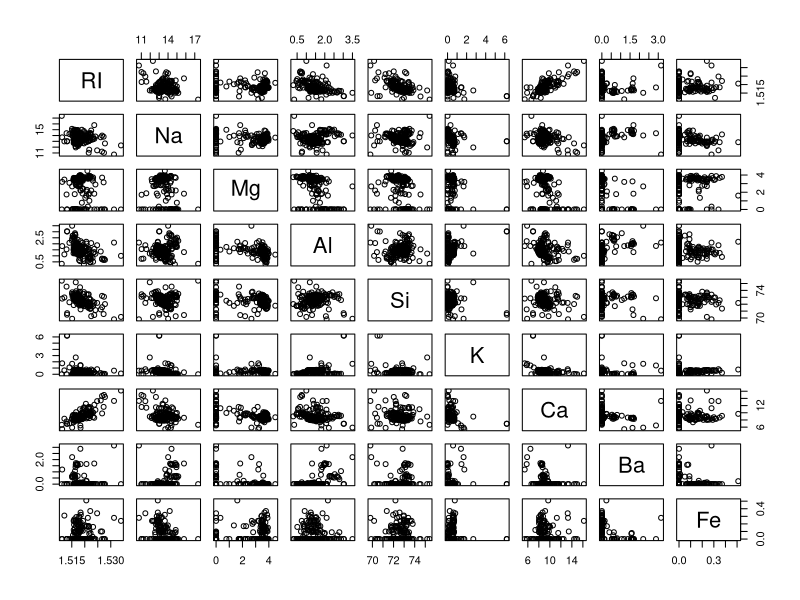
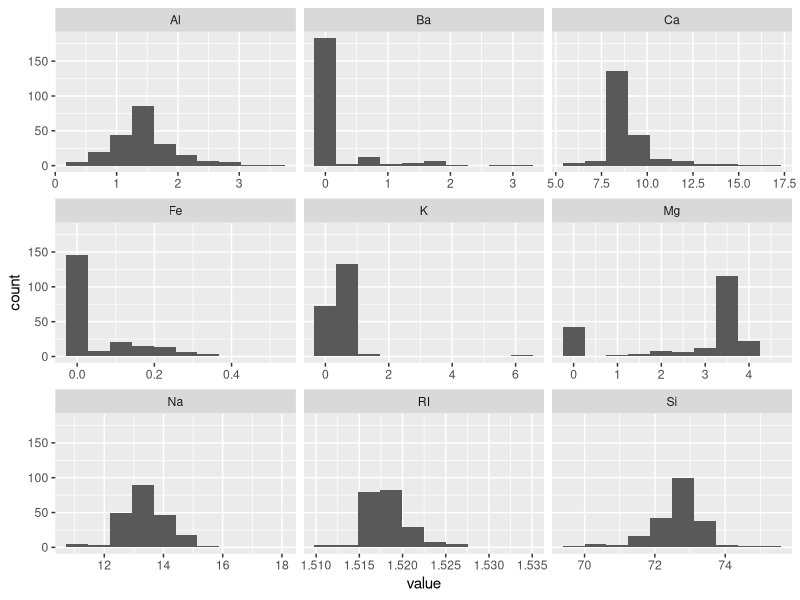
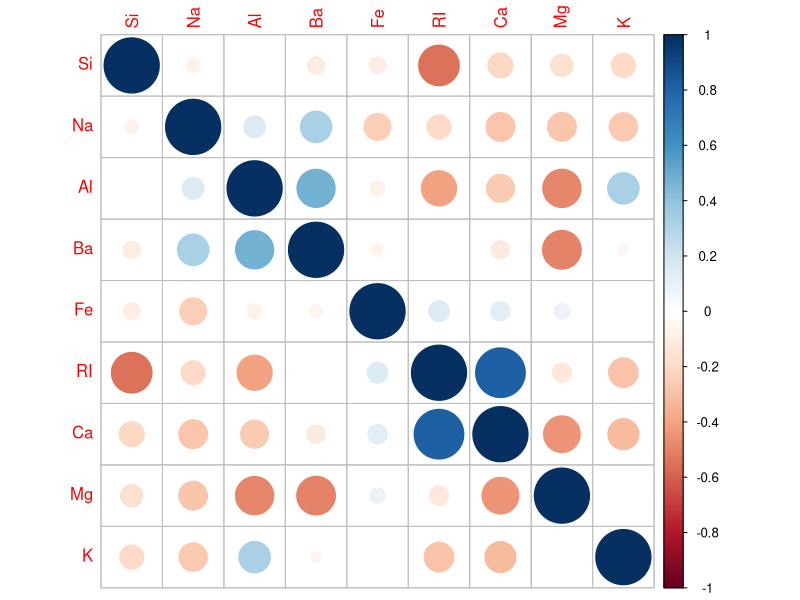
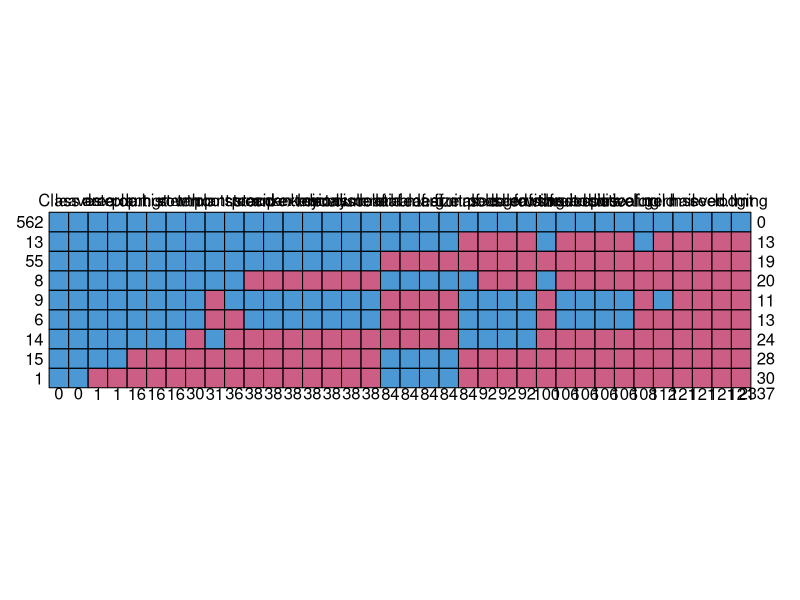
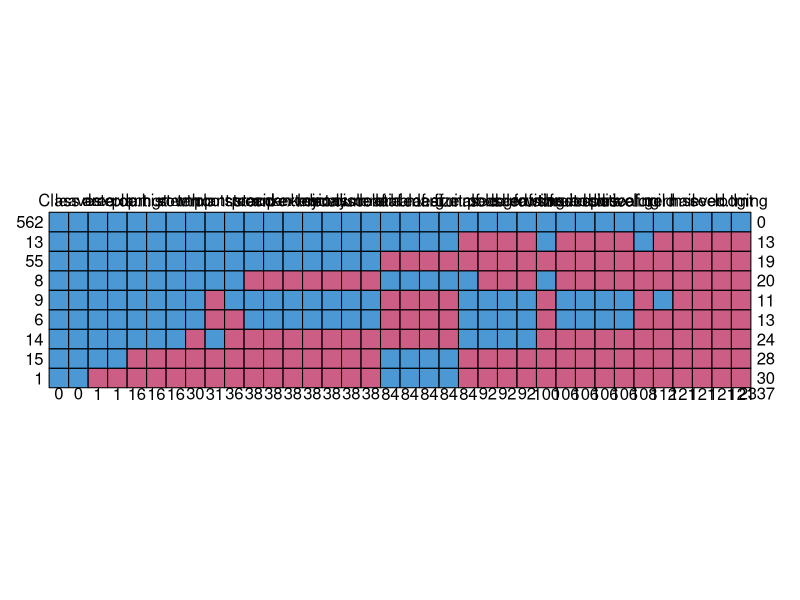

R code for these plots, in order:
## ---- chunk 1
library(mlbench)
data(Glass)
str(Glass)

# (a) visualizations
pairs(Glass[,-10])

library(tidyverse)
library(ggplot2)

Glass[, -10] %>% gather() %>% head()  # check
ggplot(gather(Glass[, -10]), aes(value)) +
  geom_histogram(bins = 10) +
  facet_wrap(~key, scales = "free_x")

library(corrplot)
correlations <- cor(Glass[, -10])
correlations
corrplot(correlations, order = "hclust")

# (b) outliers / skewness
# there seems to be an outlier for K and possibly for Fe
library(e1071)
apply(Glass[, -10], 2, skewness)  # definitely skewed

# (c) relevant transformations
# apply box cox to skewed predictors
library(caret)
RITrans <- BoxCoxTrans(Glass$RI)
RITrans
predict(RITrans, head(Glass$RI))

## ---- chunk 2
library(mlbench)
data("Soybean")
str(Soybean)

# (a) category frequencies
library(caret)
nearZeroVar(Soybean, saveMetrics = TRUE)
sapply(Soybean[,nearZeroVar(Soybean)], table)

# (b) missing data patterns
library(mice)
md.pattern(Soybean)  # 562 of 683 have values for all cols
# missing values seem to happen for entire categories, i.e. all leaf cols
md.pattern(Soybean) %>% colnames  # col names from most to least filled out

# (c) handle missing values 
soy_data <- Soybean[, -nearZeroVar(Soybean)]  # drop 3 cols
preProcValues <- preProcess(soy_data, method = c("knnImpute"))  # doesn't work bc of categorical vars?
soy_data_imputed <- mice(soy_data, method = "pmm", seed = 500)
## ---- chunk 3
# (a) category frequencies
library(caret)
data(BloodBrain)

# (b) degenerate distributions
# assume this means dist with near zero variance
library(magrittr)
sapply(bbbDescr[,nearZeroVar(bbbDescr)], table)
sapply(bbbDescr[,nearZeroVar(bbbDescr)], table) %>% names()

# (c) correlations
correlations <- cor(bbbDescr)
highCorr <- findCorrelation(correlations, cutoff = 0.75)
length(highCorr)  # yes, strong correlations
# use PCA or remove highly correlated predictors
# almost half the vars are highly correlated
# yes, will impact number of predictors for modeling
